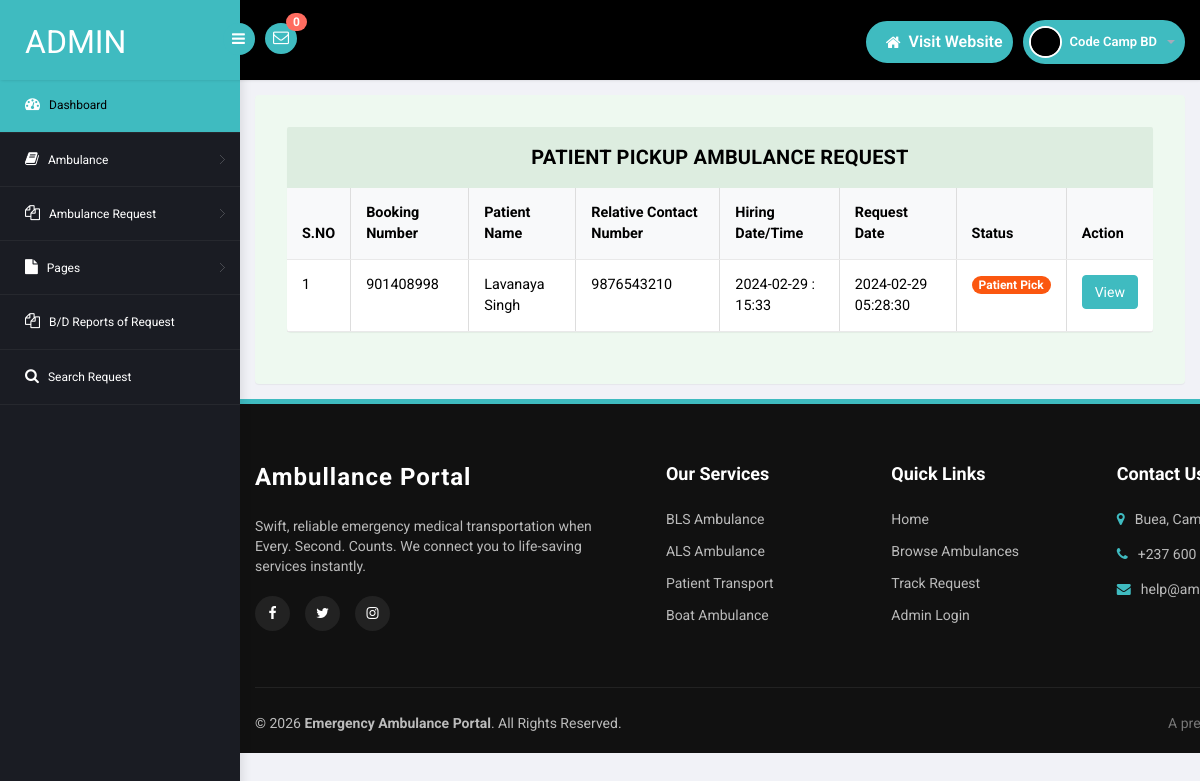
The app's page /admin/pickup-ambulance-request.php (signed in) with its own data.
### tables this page shows
CREATE TABLE `tblambulancehiring` (
  `ID` int(11) NOT NULL,
  `BookingNumber` int(10) DEFAULT NULL,
  `PatientName` varchar(250) DEFAULT NULL,
  `RelativeName` varchar(250) DEFAULT NULL,
  `RelativeConNum` bigint(11) DEFAULT NULL,
  `HiringDate` varchar(250) DEFAULT NULL,
  `HiringTime` varchar(250) DEFAULT NULL,
  `AmbulanceType` int(5) DEFAULT NULL,
  `Address` mediumtext DEFAULT NULL,
  `City` mediumtext DEFAULT NULL,
  `State` mediumtext DEFAULT NULL,
  `Message` longtext DEFAULT NULL,
  `BookingDate` timestamp NULL DEFAULT current_timestamp(),
  `Remark` varchar(250) DEFAULT NULL,
  `Status` varchar(250) DEFAULT NULL,
  `AmbulanceRegNo` varchar(250) DEFAULT NULL,
  `PaymentStatus` varchar(100) DEFAULT NULL,
  `TransactionID` varchar(200) DEFAULT NULL,
  `UpdationDate` timestamp NULL DEFAULT NULL ON UPDATE current_timestamp()
);

### admin/pickup-ambulance-request.php (the view, shortened to what this page needs)
<?php
include('includes/dbconnection.php');
if (strlen($_SESSION['eahpaid']==0)) {
  header('location:logout.php');
  } else{
?>
<!DOCTYPE html>
<head>
<link rel="stylesheet" href="css/bootstrap.min.css" >
<link href="css/style.css?v=<?=time()?>" rel='stylesheet' type='text/css' />
<link href="css/style-responsive.css?v=<?=time()?>" rel="stylesheet"/>
<link rel="stylesheet" href="css/font.css" type="text/css"/>
<link href="css/font-awesome.css" rel="stylesheet">
</head>
<body>
<section id="container">
<?php include_once('includes/header.php');?>
<?php include_once('includes/sidebar.php');?>
<section id="main-content">
	<section class="wrapper">
		<div class="table-agile-info">
 <div class="panel panel-default">
    <div class="panel-heading">
     Patient Pickup Ambulance Request
    </div>
    <div class="table-responsive">
      <table class="table table-bordered">
        <thead>
          <tr>
            <th data-breakpoints="xs">S.NO</th>
            <th>Booking Number</th>
            <th>Patient Name</th>
            <th>Relative Contact Number</th>
            <th>Hiring Date/Time</th>
            <th>Request Date</th>
            <th>Status</th>
            <th data-breakpoints="xs">Action</th>
          </tr>
        </thead>
        <?php
$ret=mysqli_query($con,"select * from  tblambulancehiring  where tblambulancehiring.Status='Pickup'");
$cnt=1;
$count=mysqli_num_rows($ret);
if($count>0){
while ($row=mysqli_fetch_array($ret)) {
?>
        <tbody>
          <tr data-expanded="true">
            <td><?php echo $cnt;?></td>
              <td><?php  echo $row['BookingNumber'];?></td>
              <td><?php  echo $row['PatientName'];?></td>
                  <td><?php  echo $row['RelativeConNum'];?></td>
                  <td><?php  echo $row['HiringDate'];?> : <?php  echo $row['HiringTime'];?></td>
                  <td><?php  echo $row['BookingDate'];?></td>
                                   <td> <?php   $pstatus=$row['Status'];
                 if($pstatus==""){ ?>
<span class="badge badge-info">New</span>
 <?php } elseif($pstatus=="Assigned"){ ?>
<span } class="badge badge-primary">Assigned</span>
 <?php } elseif($pstatus=="On the way"){ ?>
<span class="badge badge-primary">On the Way</span>
 <?php } elseif($pstatus=="Pickup"){ ?>
<span class="badge badge-success">Patient Pick</span>
 <?php } elseif($pstatus=="Reached"){ ?>
<span class="badge badge-success">Patient Reached Hospital</span>
 <?php } elseif($pstatus=="Rejected"){ ?>
<span class="badge badge-success">Rejected</span>
<?php } ?>
</td>
                  <td><a href="booking-details.php?id=<?php echo $row['ID'];?>&&bookingnum=<?php echo $row['BookingNumber'];?>" class="btn btn-primary">View</a></td>
                </tr>
                <?php
$cnt=$cnt+1;
} } else {?>
<tr>
  <th colspan="8" style="color:red">No Record Found</th>
</tr>
<?php } ?>
 </tbody>
            </table>
    </div>
  </div>
</div>
</section>
		 <?php include_once('includes/footer.php');?>
</section>
</section>
</body>
</html>
<?php }  ?>

### admin/includes/header.php (shortened to what this page needs)
<?php
include('includes/dbconnection.php');
?>
<header class="header fixed-top clearfix">
<div class="brand">
    <a href="dashboard.php" class="logo">
        Admin
    </a>
    <div class="sidebar-toggle-box">
        <div class="fa fa-bars"></div>
    </div>
</div>
<div class="nav notify-row" id="top_menu">
    <ul class="nav top-menu">
<?php
$ret1=mysqli_query($con,"select * from tblambulancehiring
 where (tblambulancehiring.Status is null || tblambulancehiring.Status='')");
$num=mysqli_num_rows($ret1);
?>
        <li id="header_inbox_bar" class="dropdown">
            <a data-toggle="dropdown" class="dropdown-toggle" href="#">
                <i class="fa fa-envelope-o"></i>
                <span class="badge bg-important"><?php echo $num;?></span>
            </a>
        </li>
    </ul>
</div>
<div class="top-nav clearfix">
    <ul class="nav pull-right top-menu d-flex align-items-center">
        <li class="pill-nav-item">
            <a href="../index.php" class="pill-btn">
                <i class="fa fa-home"></i> <span>Visit Website</span>
            </a>
        </li>
        <li class="dropdown pill-nav-item">
            <a data-toggle="dropdown" class="dropdown-toggle pill-btn profile-btn" href="#">
                <?php
$adid=$_SESSION['eahpaid'];
$ret=mysqli_query($con,"select AdminName from tbladmin where ID='$adid'");
$row=mysqli_fetch_array($ret);
$name=$row['AdminName'];
?>
                <img alt="" src="images/2.png" class="profile-img">
                <span class="username"><?php echo $name; ?></span>
                <b class="caret"></b>
            </a>
        </li>
    </ul>
</div>
</header>

### admin/css/style.css (style rules this page uses)
ul, ol { margin: 0; }
html, body { font-family: 'Roboto', sans-serif; font-size: 100%; overflow-x: hidden; background: #f1f2f7; background-size:cover; }
body a { transition: 0.5s all ease; -webkit-transition: 0.5s all ease; -moz-transition: 0.5s all ease; -o-transition: 0.5s all ease; -ms-transition: 0.5s all ease; text-decoration:none; color: #3fbbc0; }
ul,label { margin:0; padding:0; }
#main-content { margin-left:240px; -webkit-transition:all .3s ease-in-out; -moz-transition:all .3s ease-in-out; -o-transition:all .3s ease-in-out; transition:all .3s ease-in-out; }
.header { left:0; right:0; z-index:1002; background:#000; -webkit-transition:all .3s ease-in-out; -moz-transition:all .3s ease-in-out; -o-transition:all .3s ease-in-out; transition:all .3s ease-in-out; }
.fixed-top { position:fixed; box-shadow:1px 0 3px rgba(0,0,0,.15); }
.wrapper { display:inline-block; margin-top:80px; padding:15px; width:100%; }
.brand { background:#3fbbc0; float:left; width:240px; height:80px; position:relative; }
a.logo { font-size:32px; color:#fff; float:left; margin:20px 0 0 25px; text-transform:uppercase; }
#top_menu .nav>li,ul.top-menu>li { float:left; }
.notify-row { float:left; margin-top:23px; margin-left:25px; }
ul.top-menu { margin-right:15px; margin-top: 0; }
ul.top-menu > li > a { color: #fff; font-size: 16px; background: #3fbbc0; padding: 4px 8px; margin-right: 15px; border-radius: 50%; -webkit-border-radius: 50%; padding-right: 8px !important; }
.notify-row .badge { position:absolute; right:-10px; top:-10px; z-index:100; }
.top-nav { margin-top:20px; }
.top-nav img { border-radius:50%; -webkit-border-radius:50%; width:33px; }
.top-nav .username { font-size:13px; color:#fff; }
.top-nav ul.top-menu>li>a { border-radius: 100px; -webkit-border-radius: 100px; padding: 0px; background: none; margin-right: 0; border: 1px solid #3fbbc0; background: #3fbbc0; }
.top-nav ul.top-menu>li { margin-left:10px; }
.top-nav .nav .caret { border-bottom-color:#A4AABA; border-top-color:#A4AABA; }
.sidebar-toggle-box { float:left; margin-top:23px; margin-left:-15px; background:#3fbbc0; border-radius:50%; -webkit-border-radius:50%; width:32px; height:32px; position:absolute; right:-15px; }
.sidebar-toggle-box .fa-bars { cursor:pointer; display:inline-block; font-size:15px; padding:8px 8px 8px 9px; color:#fff; }
.panel-heading { position: relative; min-height: 57px; line-height: 1.5; letter-spacing: 0.2px; color: #000; font-size: 18px; font-weight: 400; padding: 15px 16px; background:#ddede0; border-top-right-radius: 2px; border-top-left-radius: 2px; text-transform: uppercase; text-align: center; display: flex; align-items: center; justify-content: center; }
.panel { border: none ! important; }
.table>thead>tr>th { border-bottom: 1px solid #e1ab91 ! important; }
.table>tbody>tr>td, .table>tbody>tr>th, .table>tfoot>tr>td, .table>tfoot>tr>th, .table>thead>tr>td, .table>thead>tr>th { border-bottom: 1px solid #e9e9e9 ! important; }
.table > thead > tr > th, .table > tbody > tr > th, .table > tfoot > tr > th, .table > thead > tr > td, .table > tbody > tr > td, .table > tfoot > tr > td { border-top: none !important; }
.badge-success { background-color: #fb5710; }
.table td, .table>tbody>tr>td, .table>tbody>tr>th, .table>tfoot>tr>td, .table>tfoot>tr>th, .table>thead>tr>td, .table>thead>tr>th { padding: 15px!important; }
.table > thead > tr > th, .table > tbody > tr > th, .table > tfoot > tr > th, .table > thead > tr > td, .table > tbody > tr > td, .table > tfoot > tr > td { font-size: 0.9em; color: #000; border-top: none !important; }
.table-agile-info { background: #eef9f0; padding: 2em; border-radius: 4px; -webkit-box-shadow: 0 1px 1px rgba(0,0,0,.05); box-shadow: 0 1px 1px rgba(0,0,0,.05); }
.panel-default>.panel-heading { color: #000000 ! important; background-color: #ddede0 ! important; border-color: #ddede0 ! important; font-size: 20px; }
.badge.bg-important { background: #ff6c60; }
.sidebar-toggle-box .fa-bars { cursor: pointer !important; }

### records on screen
tblambulancehiring: BookingNumber "901408998", PatientName "Lavanaya Singh", RelativeConNum "9876543210", HiringDate "2024-02-29", HiringTime "15:33", BookingDate "2024-02-29 05:28:30", Status "Patient Pick"

### other values on screen
$num "0"
$name "Code Camp BD"
